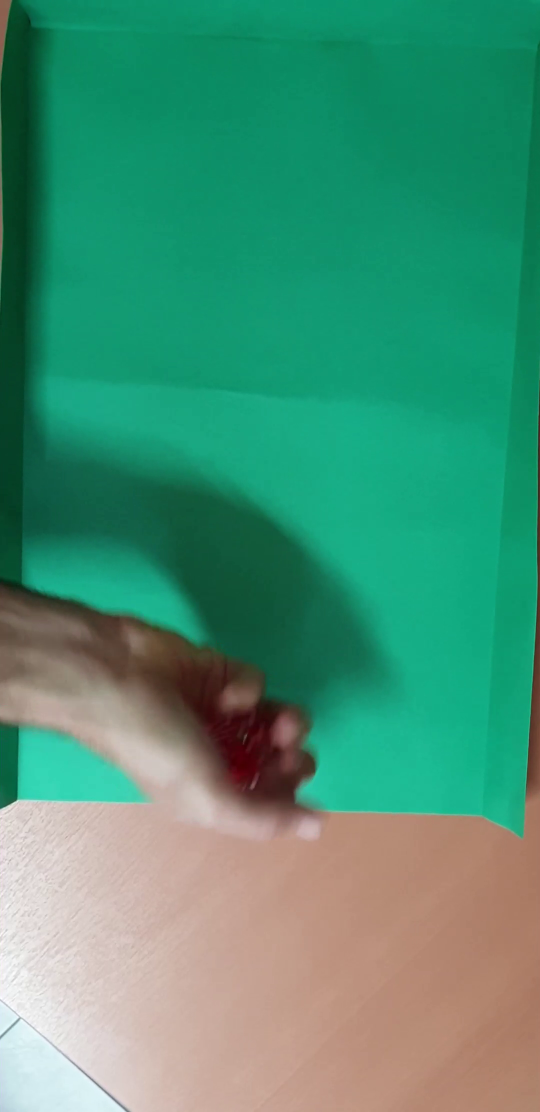
#> input picture frame 14 of TP3/tirada_1.mp4, 1080 x 2224 px (shown at 1/2 size)
$ python tp3.py
#> lines starting #> are read from the running program, lines starting #| are printed output that depends on the picture; after the words box and inside, x2 and y2 are one past the last pixel; in counts of white or black regions, pixels touching at a corner belong together; pictures that were not available may be replaced by others from this repository, and a replacement may not be noted
import os
import cv2
import numpy as np
import matplotlib.pyplot as plt

# TP 3 - Cinco dados

# leer video
# achicar dimensiones quedándonos únicamente con las zonas de color verde
# filtrar por número de componentes conectadas
# encontrar frames quietos: comparar similaridad de stats, umbral de frames quietos consecutivos
# elegir un frame que chequeamos que esta quieto y realizar componentes conectadas para encontrar puntos
# grabar video agregando bounding box

videos = ['tirada_1.mp4', 'tirada_2.mp4', 'tirada_3.mp4', 'tirada_4.mp4']

for i, video in enumerate(videos):
    # Si no existe, crear el directorio 'tirada_i', donde i es el número de video.
    os.makedirs(f"tirada_{i+1}", exist_ok = True)
    # Leer video
    cap = cv2.VideoCapture(video) # Abre el archivo de video para su lectura.
    width = int(cap.get(cv2.CAP_PROP_FRAME_WIDTH)) # Obtiene el ancho del video en píxeles.
    height = int(cap.get(cv2.CAP_PROP_FRAME_HEIGHT)) # Obtiene la altura del video en píxeles.

    frame_num = 0
    while (cap.isOpened()): # Verifica si el video se abrió correctamente.
        ret, frame = cap.read() # 'ret' es True si la lectura fue exitosa y 'frame' es el contenido si la lectura fue exitosa.
#> frame is the input picture: shape (2224, 1080, 3); mean B, G, R 116.6, 145.4, 73.4
        if ret:
            frame = cv2.resize(frame, dsize=(int(width/3), int(height/3))) # Redimensiona el frame capturado.
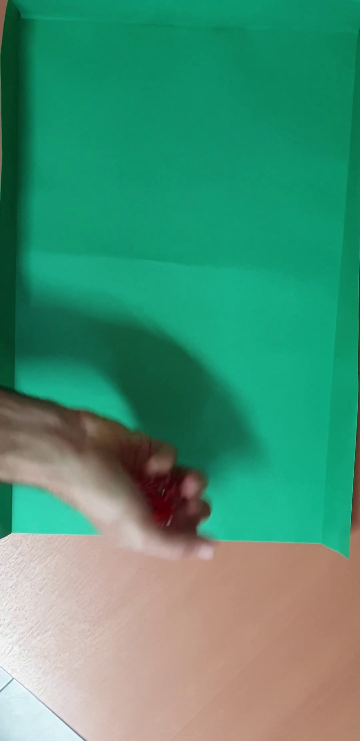
#> frame: shape (741, 360, 3); mean B, G, R 116.5, 145.4, 73.4
            if frame_num == 0:
                # Convertir el frame a HSV para segmentar el color verde
                frame_hsv = cv2.cvtColor(frame, cv2.COLOR_BGR2HSV)
#> frame_hsv: shape (741, 360, 3); mean H, S, V 58.6, 170, 155.6
                #cv2.imshow('Frame HSV', frame_hsv)
                # Separamos los canales H, S y V para trabajar sobre H de manera más simple
                h, s, v = cv2.split(frame_hsv)
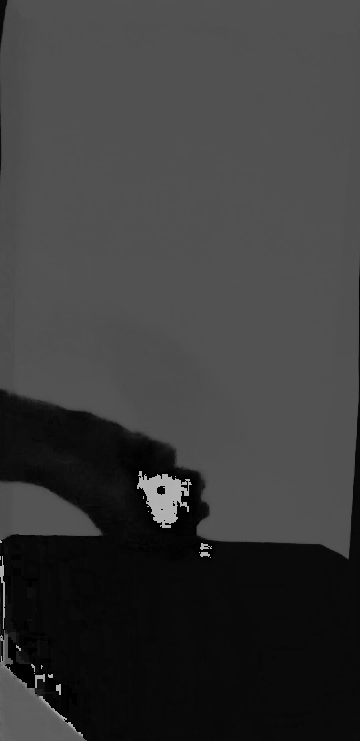
#> h: shape (741, 360); min 0, max 179, mean 58.6
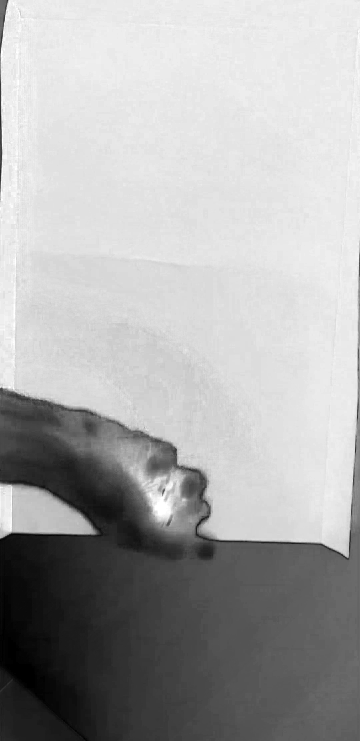
#> s: shape (741, 360); min 0, max 255, mean 170
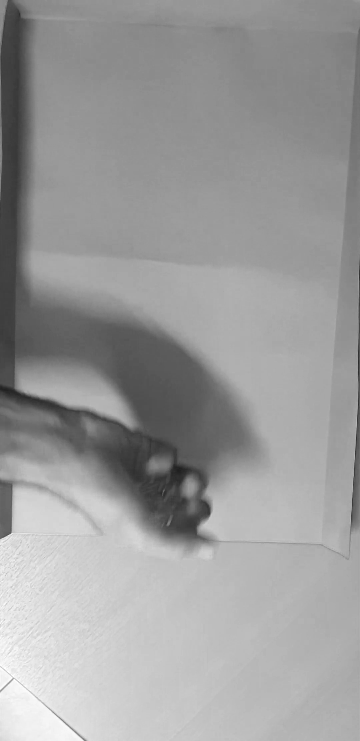
#> v: shape (741, 360); min 31, max 255, mean 155.6
                #cv2.imshow('Frame canal H', h)
                # Aplicar umbral al canal H para binarizar donde hay verde
                _, mask = cv2.threshold(h, 80, 255, cv2.THRESH_BINARY)
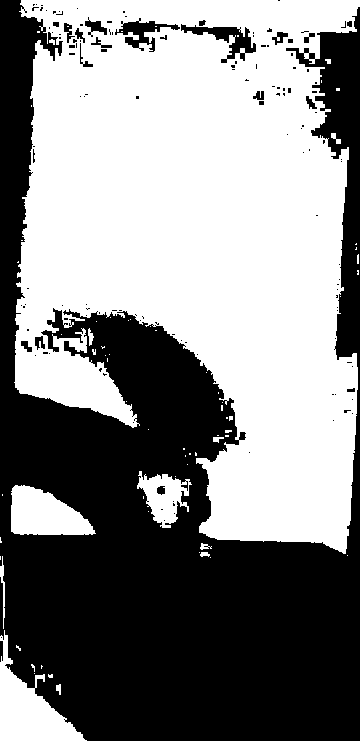
#> mask: shape (741, 360); 53.2% white; 139 black regions (117 under 20 px), largest, box (x1, y1, x2, y2) and area: (0, 0, 360, 741) 121513, (181, 24, 256, 63) 943, (115, 18, 180, 52) 746
                #cv2.imshow('Frame binario umbralado "verde"', mask)
                # Componentes conectadas para encontrar el paño verde
                num_labels, labels, stats, centroids = cv2.connectedComponentsWithStats(mask)
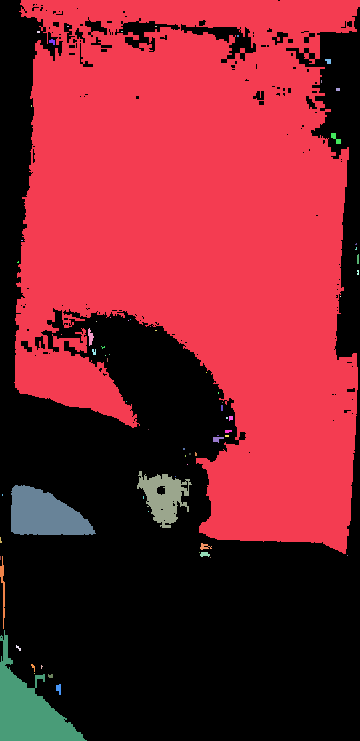
#> labels: shape (741, 360) int32; 71 distinct labels, from 0 to 70; one colour per label, 0 black
#> num_labels = 71; stats = 71 rows, first 6: [0, 0, 360, 741, 124918], [14, 0, 346, 554, 132695], [67, 26, 2, 1, 2], [155, 26, 2, 1, 2], [37, 31, 3, 2, 6], [121, 31, 2, 1, 2]; centroids = 71 pairs, first value 0 to 357.6, second value 26 to 709.8
                # Seleccionar área más grande, excluyendo el fondo
                largest_label = 1 + np.argmax(stats[1:, cv2.CC_STAT_AREA])
#> largest_label = 1
                x, y, w, h, area = stats[largest_label]
#> x = 14; y = 0; w = 346; h = 554; area = 132695
            # Recortar región verde más grande
            frame_crop = frame[y:y+h-30, x+10:x+w-10]
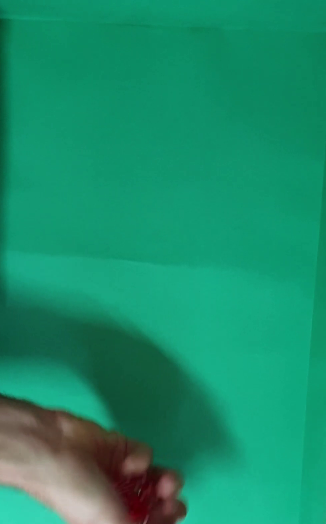
#> frame_crop: shape (524, 326, 3); mean B, G, R 105.7, 141.1, 25.9
            cv2.imshow('Frame recorte verde"', frame_crop)
            # Guardar el recorte en el archivo './tirada_i/frame_{frame_num}.jpg'.
            cv2.imwrite(os.path.join(f"tirada_{i+1}", f"{frame_num}.jpg"), frame_crop)
            frame_num += 1
            if cv2.waitKey(25) & 0xFF == ord('q'): # Espera 25 milisegundos a que se presione una tecla. Si se presiona 'q' se rompe el bucle y se cierra la ventana.
#> (key q is pressed here)
                break
        else:
            break
    cap.release() # Libera el objeto 'cap', cerrando el archivo.
    cv2.destroyAllWindows() # Cierra todas las ventanas abiertas.

# [10 lines left out: function hsv_bin, not called in this run]


def dados_quietos(directorio: str, bb_th=6, frames_th=5) -> dict:
    """
    Detecta el momento en que los dados están en reposo en cada directorio de frames.

    Args:
        directorio (str): Ruta del directorio que contiene los frames.
        bb_th (int): Umbral de diferencia máxima que puede haber entre las stats de cada frame para ser considerado quieto.
        frames_th (int): Frames consecutivos necesarios para confirmar reposo.

    Returns:
        dict: Diccionario con las rutas de los frames como clave y los frames como valor.
    """
    prev_bounding_boxes = list()
    frames_quietos_cont = 0
    frames_quietos = list()
    frames = sorted(os.listdir(directorio), key=lambda x: int(x.split('.')[0]))
    # Recorrer frames
    for f in frames:
        path = os.path.join(directorio, f)
        # Leer la imagen
        frame = cv2.imread(path)
        frame_binario = hsv_bin(frame)
        cv2.imshow('Frame binario', frame_binario)
        # Filtrado por número de componentes conectadas == 6 (fondo + 5 dados)
        num_labels, labels, stats, centroids = cv2.connectedComponentsWithStats(frame_binario)
        if num_labels == 6:
            bounding_boxes = stats[1:, :4]  # Excluir el fondo
            if len(prev_bounding_boxes) > 0:
                diferencias = np.abs(bounding_boxes - prev_bounding_boxes)
                max_diferencias = np.max(diferencias, axis=1)  # Máxima diferencia por bounding box
                if np.all(max_diferencias < bb_th):  # Si todas las diferencias están dentro de la tolerancia
                    frames_quietos_cont += 1
                else:
                    frames_quietos_cont = 0  # Reiniciar contador si hay movimiento
            else:
                frames_quietos_cont = 0  # Reset
            # Actualizar bounding boxes previas
            prev_bounding_boxes = bounding_boxes
            # Marcar frame como estático si cumple con el criterio
            if frames_quietos_cont >= frames_th:
                print(f"Dados quieto detectado en frame {f}")
                cv2.imshow('Frames quieto', frame)
                frames_quietos.append((path, frame))
        # Esperar a que se presione 'q' para salir
        if cv2.waitKey(25) & 0xFF == ord('q'):
            break
    cv2.destroyAllWindows()
    return frames_quietos


# [65 lines left out: functions detectar_puntos_dados, grabar_video, not called in this run]

# Lista de directorios creados
directorios = [d for d in os.listdir('.') if os.path.isdir(d)]
# Procesar cada carpeta de frames
for directorio in directorios:
    frames_quietos = dados_quietos(directorio)
#> (the run stopped early here; a loop or call above may not have finished)

$ run again, starting later in the video
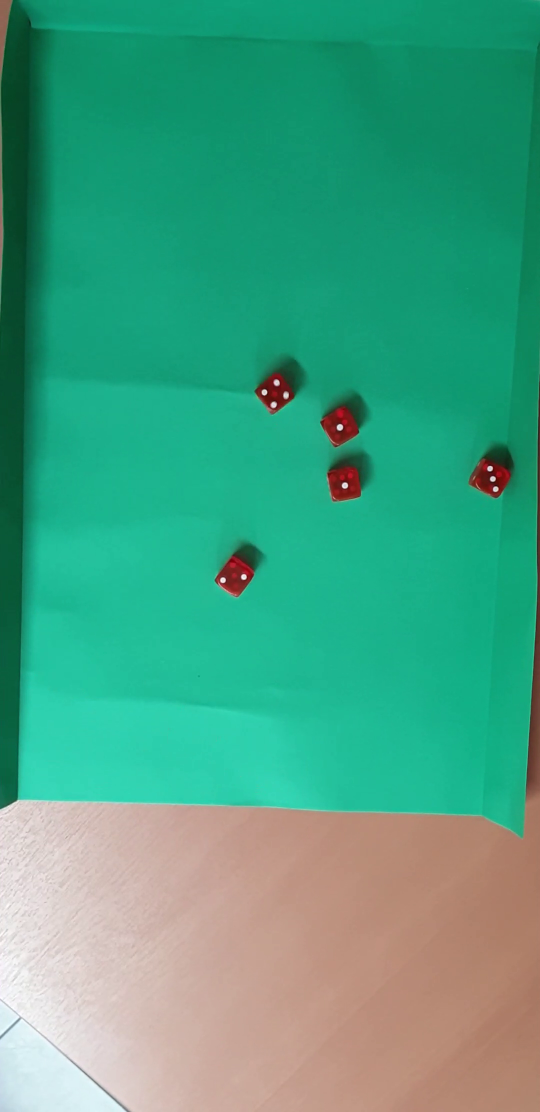
#> input picture frame 65 of TP3/tirada_1.mp4, 1080 x 2224 px (shown at 1/2 size)
#> frame is the input picture: shape (2224, 1080, 3); mean B, G, R 130.6, 161, 71.8
#> frame: shape (741, 360, 3)
#> frame_hsv: shape (741, 360, 3); mean H, S, V 63.1, 176, 170.7
#> mask: shape (741, 360); 66.3% white; 118 black regions (106 under 20 px), largest, box (x1, y1, x2, y2) and area: (0, 0, 360, 741) 86122, (213, 260, 247, 336) 1448, (169, 235, 204, 277) 818
#> `num_labels, labels, stats, centroids = cv2.connectedComponentsWithStat..`:
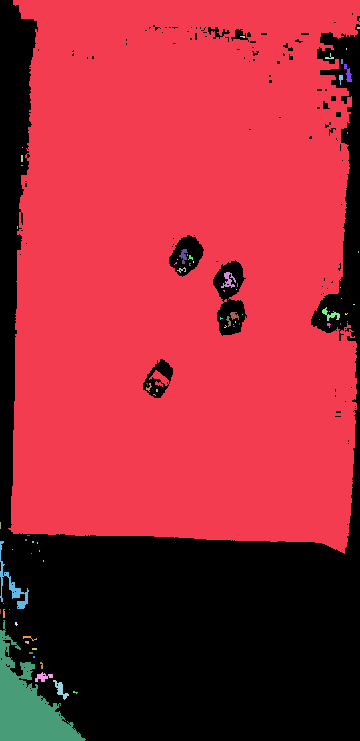
#> labels: shape (741, 360) int32; 75 distinct labels, from 0 to 74; one colour per label, 0 black
#> num_labels = 75; stats = 75 rows, first 6: [0, 0, 360, 741, 89769], [8, 0, 352, 554, 171408], [357, 27, 3, 2, 6], [240, 36, 5, 2, 7], [346, 48, 1, 2, 2], [325, 53, 9, 6, 20]; centroids = 75 pairs, first value 0 to 358, second value 27.5 to 705.5
#> largest_label = 1
#> `x, y, w, h, area = stats[largest_label]`: x = 8; y = 0; w = 352; h = 554; area = 171408
#> `frame_crop = frame[y:y+h-30, x+10:x+w-10]`:
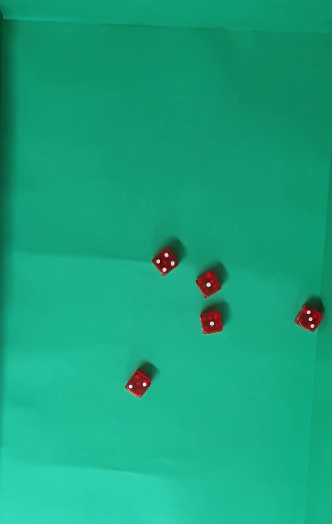
#> frame_crop: shape (524, 332, 3); mean B, G, R 125.2, 162.7, 24.2

$ run again, starting later in the video
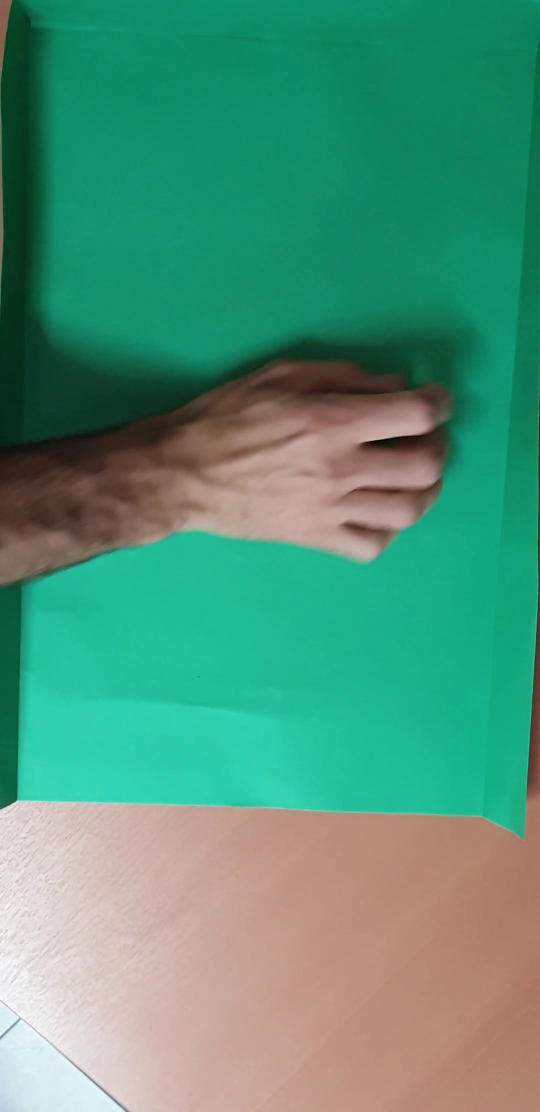
#> input picture frame 116 of TP3/tirada_1.mp4, 1080 x 2224 px (shown at 1/2 size)
#> frame is the input picture: shape (2224, 1080, 3); mean B, G, R 120.7, 147.4, 80.8
#> frame: shape (741, 360, 3)
#> frame_hsv: shape (741, 360, 3); mean H, S, V 55.2, 161.4, 159.4
#> mask: shape (741, 360); 52.9% white; 157 black regions (145 under 20 px), largest, box (x1, y1, x2, y2) and area: (0, 0, 360, 741) 124578, (209, 27, 240, 35) 164, (309, 19, 325, 29) 89
#> `num_labels, labels, stats, centroids = cv2.connectedComponentsWithStat..`:
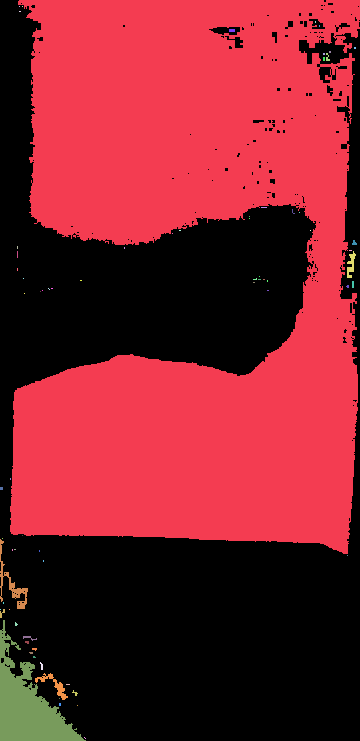
#> labels: shape (741, 360) int32; 73 distinct labels, from 0 to 72; one colour per label, 0 black
#> num_labels = 73; stats = 73 rows, first 6: [0, 0, 360, 741, 125758], [10, 0, 350, 554, 135814], [19, 6, 1, 1, 1], [22, 6, 1, 1, 1], [19, 11, 2, 1, 2], [315, 21, 1, 2, 2]; centroids = 73 pairs, first value 0 to 354.5, second value 6 to 737.5
#> largest_label = 1
#> `x, y, w, h, area = stats[largest_label]`: x = 10; y = 0; w = 350; h = 554; area = 135814
#> `frame_crop = frame[y:y+h-30, x+10:x+w-10]`:
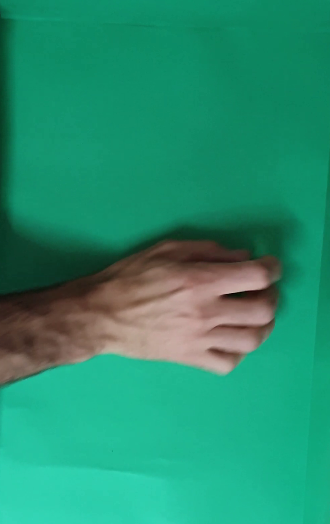
#> frame_crop: shape (524, 330, 3); mean B, G, R 110.9, 143.4, 37.8
